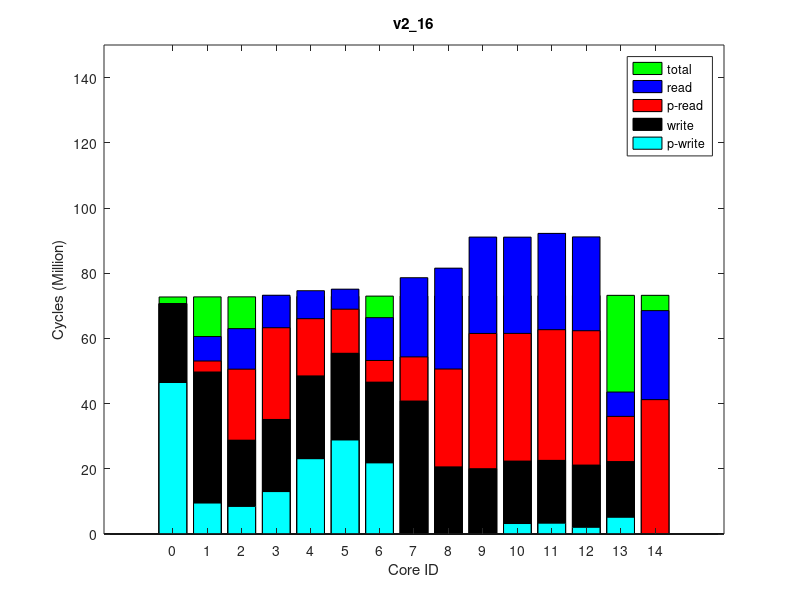

MATLAB code to generate this figure:
times(1, :, :) = [
0, 72892632, 0
3368545, 72922654, 0
21783923, 72938675, 0
28143385, 72976804, 0
17563871, 73035329, 0
13533144, 73094175, 0
6645834, 73163077, 0
13545463, 73182587, 0
30014299, 73193828, 0
41479829, 73208088, 0
39169924, 73247096, 0
40086627, 73300162, 0
41212623, 73353620, 0
13296387, 73407282, 0
40368869, 73411739, 0
];
times(2, :, :) = [
0, 72890427, 0
3369059, 72919949, 0
21783059, 72935955, 0
28133884, 72974459, 0
17551969, 73032964, 0
13521945, 73091743, 0
6643995, 73160660, 0
13541749, 73180172, 0
30010563, 73191413, 0
41477169, 73205663, 0
39166962, 73243998, 0
40082720, 73296496, 0
41206013, 73349273, 0
13913774, 73402860, 0
41306229, 73407318, 0
];
times(3, :, :) = [
0, 72891947, 0
3368485, 72921676, 0
21783425, 72937691, 0
28137440, 72975656, 0
17557515, 73034192, 0
13526135, 73093008, 0
6645413, 73161899, 0
13543295, 73181414, 0
30012599, 73192670, 0
41478484, 73206972, 0
39167828, 73245569, 0
40084945, 73297726, 0
41207291, 73350475, 0
13914711, 73404039, 0
41307773, 73408511, 0
];
times(4, :, :) = [
0, 72893971, 0
3369503, 72923518, 0
21783099, 72939532, 0
28126843, 72977568, 0
17545058, 73036176, 0
13516966, 73094993, 0
6646543, 73163819, 0
13545276, 73183336, 0
30014527, 73194572, 0
41480756, 73208845, 0
39170220, 73247092, 0
40086386, 73299692, 0
41209260, 73352404, 0
13915998, 73405989, 0
41309726, 73410451, 0
];
times(5, :, :) = [
0, 72896588, 0
3367500, 72926064, 0
21781495, 72942077, 0
28137895, 72980146, 0
17558306, 73038708, 0
13532036, 73097511, 0
6647984, 73166396, 0
13547309, 73185919, 0
30017634, 73197158, 0
41483147, 73211425, 0
39173160, 73249789, 0
40088659, 73302249, 0
41211608, 73354959, 0
13918932, 73408540, 0
41312092, 73413000, 0
];
times(6, :, :) = [
0, 72893844, 0
3365398, 72923632, 0
21784046, 72939646, 0
28133968, 72978031, 0
17551696, 73036510, 0
13520776, 73095315, 0
6645160, 73164183, 0
13544954, 73183704, 0
30014512, 73194956, 0
41481379, 73209247, 0
39170701, 73247144, 0
40085032, 73300076, 0
41207068, 73352811, 0
13917362, 73406399, 0
41310113, 73410861, 0
];
times(7, :, :) = [
0, 72891972, 0
3367751, 72922027, 0
21784615, 72938054, 0
28129669, 72975968, 0
17548673, 73034528, 0
13518664, 73093307, 0
6645392, 73162182, 0
13543246, 73181699, 0
30013654, 73192951, 0
41479465, 73207232, 0
39168982, 73245539, 0
40084506, 73298039, 0
41207250, 73350805, 0
13914926, 73404395, 0
41308096, 73408868, 0
];
times(8, :, :) = [
0, 72893280, 0
3366483, 72922399, 0
21784023, 72938406, 0
28125695, 72977415, 0
17543925, 73035582, 0
13514643, 73094489, 0
6645596, 73163373, 0
13544321, 73182890, 0
30015007, 73194147, 0
41480575, 73208422, 0
39169540, 73246766, 0
40086586, 73299264, 0
41208703, 73351944, 0
13915698, 73405553, 0
41309079, 73410014, 0
];
times(9, :, :) = [
0, 72890620, 0
3367070, 72920659, 0
21785133, 72936665, 0
28135978, 72974379, 0
17554124, 73032930, 0
13522078, 73091800, 0
6643286, 73160714, 0
13542530, 73180200, 0
30011699, 73191449, 0
41477836, 73205714, 0
39166695, 73244071, 0
40083364, 73296591, 0
41206157, 73349384, 0
13913564, 73402975, 0
41306925, 73407432, 0
];
times(10, :, :) = [
0, 72892539, 0
3368430, 72921708, 0
21784835, 72938113, 0
28147416, 72976575, 0
17567327, 73035120, 0
13535540, 73093946, 0
6646470, 73162826, 0
13544988, 73182342, 0
30013388, 73193591, 0
41479964, 73207861, 0
39168877, 73246179, 0
40085042, 73298576, 0
41208273, 73351404, 0
13916010, 73404976, 0
41308740, 73409429, 0
];
ave_times = round(squeeze(mean(times)));
format long g, ave_times
std_times = round(squeeze(std(times)));
format long g, std_times
polling_read_times = ave_times;
times(1, :, :) = [
46462169, 73129384, 0
9495795, 73158436, 0
8454088, 73174863, 0
13012600, 73212994, 0
23089619, 73271451, 0
28860385, 73330277, 0
21809889, 73398627, 0
0, 73417882, 0
0, 73428918, 0
3604, 73443955, 0
3215449, 73482524, 0
3312311, 73534425, 0
2047886, 73586590, 0
5637958, 73638728, 0
0, 73642940, 0
];
times(2, :, :) = [
46470378, 73137580, 0
9503691, 73166693, 0
8455607, 73183077, 0
13011503, 73220986, 0
23090341, 73280105, 0
28839848, 73338367, 0
21815927, 73406705, 0
0, 73425952, 0
0, 73437014, 0
3582, 73452036, 0
3215098, 73489950, 0
3309986, 73541500, 0
2045315, 73593324, 0
5067936, 73645332, 0
0, 73649556, 0
];
times(3, :, :) = [
46492215, 73159275, 0
9522802, 73189791, 0
8477176, 73206200, 0
13032982, 73243983, 0
23113171, 73302618, 0
28851400, 73360908, 0
21817158, 73429282, 0
0, 73448551, 0
0, 73459590, 0
3584, 73474630, 0
3215073, 73512672, 0
3309801, 73563770, 0
2045832, 73615714, 0
5066898, 73667722, 0
0, 73671940, 0
];
times(4, :, :) = [
46457933, 73125098, 0
9489593, 73154026, 0
8444778, 73170436, 0
13004486, 73208405, 0
23085181, 73266934, 0
28851652, 73325825, 0
21823078, 73394186, 0
0, 73413454, 0
0, 73424503, 0
3556, 73439508, 0
3215032, 73477354, 0
3310324, 73528784, 0
2042840, 73580021, 0
5068092, 73632032, 0
0, 73636248, 0
];
times(5, :, :) = [
46481239, 73149084, 0
9512941, 73178559, 0
8469413, 73195003, 0
13024387, 73232482, 0
23117130, 73292119, 0
28814891, 73350396, 0
21819294, 73418754, 0
0, 73437996, 0
0, 73449054, 0
3589, 73464082, 0
3215188, 73501811, 0
3310518, 73553401, 0
2044271, 73605193, 0
5067038, 73657196, 0
0, 73661419, 0
];
times(6, :, :) = [
46468054, 73135596, 0
9488910, 73165020, 0
8445290, 73181432, 0
13004105, 73219880, 0
23099554, 73278135, 0
28830525, 73336414, 0
21811252, 73404731, 0
0, 73424001, 0
0, 73435061, 0
3581, 73450096, 0
3215061, 73487990, 0
3310098, 73539056, 0
2043952, 73591169, 0
5067737, 73643164, 0
0, 73647383, 0
];
times(7, :, :) = [
46481465, 73148753, 0
9502040, 73177729, 0
8455627, 73194149, 0
13014232, 73232047, 0
23088418, 73290000, 0
28908144, 73348247, 0
21810753, 73416644, 0
0, 73435919, 0
0, 73446971, 0
3554, 73461980, 0
3214789, 73499740, 0
3309987, 73550889, 0
2044731, 73602695, 0
5066932, 73654707, 0
0, 73658900, 0
];
times(8, :, :) = [
46483530, 73150844, 0
9506800, 73180250, 0
8463485, 73196665, 0
13023865, 73235573, 0
23114740, 73294431, 0
28827914, 73352733, 0
21820098, 73421079, 0
0, 73440324, 0
0, 73451359, 0
3573, 73466383, 0
3214951, 73504275, 0
3309899, 73555518, 0
2046176, 73607313, 0
5067135, 73659316, 0
0, 73663536, 0
];
times(9, :, :) = [
46467954, 73135226, 0
9496001, 73165586, 0
8452976, 73182004, 0
13004522, 73219456, 0
23095434, 73278265, 0
28801549, 73336578, 0
21822802, 73404935, 0
0, 73424181, 0
0, 73435226, 0
3591, 73450257, 0
3215346, 73488383, 0
3310417, 73539855, 0
2044829, 73591705, 0
5066864, 73643714, 0
0, 73647928, 0
];
times(10, :, :) = [
46450672, 73118141, 0
9473780, 73147477, 0
8429282, 73163909, 0
12988532, 73202128, 0
23074322, 73260905, 0
28839911, 73319175, 0
21816473, 73387539, 0
0, 73406778, 0
0, 73417829, 0
3573, 73432865, 0
3214892, 73470754, 0
3310683, 73522482, 0
2043761, 73574285, 0
5067008, 73626284, 0
0, 73630508, 0
];
ave_times = round(squeeze(mean(times)));
format long g, ave_times
std_times = round(squeeze(std(times)));
format long g, std_times
polling_write_times = ave_times;
times(1, :, :) = [
0, 100895920, 0
10879271, 100947195, 64000
34203246, 100964285, 128000
38083959, 101022385, 64000
26122896, 101106607, 64000
19674479, 101192336, 64000
19775900, 101284349, 128000
37815050, 101309081, 64000
60926908, 101322996, 128000
71016007, 101337077, 64000
68668095, 101400007, 64000
69596536, 101483713, 64000
69962430, 101567824, 64000
20899556, 101651621, 128000
67863415, 101659078, 250000
];
times(2, :, :) = [
0, 100944752, 0
10878547, 100998356, 64000
34227585, 101015457, 128000
38105208, 101074047, 64000
26120813, 101159564, 64000
19663544, 101242126, 64000
19789118, 101336738, 128000
37854475, 101359859, 64000
60977494, 101373785, 128000
71066958, 101387875, 64000
68718446, 101451615, 64000
69647160, 101534522, 64000
70017077, 101618152, 64000
21388608, 101701884, 128000
68613425, 101709340, 250000
];
times(3, :, :) = [
0, 100944885, 0
10877121, 100996415, 64000
34223437, 101013497, 128000
38108652, 101076442, 64000
26126621, 101158786, 64000
19660367, 101242841, 64000
19793095, 101335172, 128000
37849920, 101359896, 64000
60977302, 101373804, 128000
71066943, 101387898, 64000
68718529, 101450488, 64000
69647392, 101533441, 64000
70017440, 101617065, 64000
21389776, 101700782, 128000
68613100, 101708222, 250000
];
times(4, :, :) = [
0, 100871349, 0
10879037, 100924833, 64000
34220995, 100941902, 128000
38097387, 101001766, 64000
26131857, 101083855, 64000
19660495, 101168436, 64000
19780409, 101260449, 128000
37793076, 101285177, 64000
60903081, 101299099, 128000
70992564, 101313198, 64000
68644045, 101375184, 64000
69572390, 101458610, 64000
69941358, 101542612, 64000
21313816, 101626352, 128000
68538222, 101633797, 250000
];
times(5, :, :) = [
0, 100892585, 0
10878354, 100944659, 64000
34230234, 100961734, 128000
38113011, 101022689, 64000
26141273, 101105397, 64000
19666023, 101191133, 64000
19783417, 101283483, 128000
37826463, 101308210, 64000
60925739, 101322121, 128000
71014949, 101336220, 64000
68666997, 101398792, 64000
69595537, 101481802, 64000
69964719, 101565484, 64000
21336745, 101649220, 128000
68561008, 101656667, 250000
];
times(6, :, :) = [
0, 100926408, 0
10878139, 100977713, 64000
34215776, 100994765, 128000
38100763, 101055069, 64000
26145887, 101138966, 64000
19687873, 101223506, 64000
19783560, 101315494, 128000
37835081, 101340220, 64000
60957541, 101354130, 128000
71047124, 101368212, 64000
68699079, 101430051, 64000
69627474, 101513687, 64000
69997100, 101597304, 64000
21368159, 101681025, 128000
68593048, 101688467, 250000
];
times(7, :, :) = [
0, 100966261, 0
10878643, 101016948, 64000
34235312, 101034013, 128000
38118362, 101094597, 64000
26141477, 101178468, 64000
19665312, 101261067, 64000
19789743, 101354360, 128000
37848975, 101377466, 64000
60995186, 101391382, 128000
71084373, 101405479, 64000
68736263, 101470667, 64000
69664514, 101554262, 64000
70034275, 101637877, 64000
21409140, 101721608, 128000
68633262, 101729037, 250000
];
times(8, :, :) = [
0, 100931927, 0
10879702, 100986738, 64000
34219386, 101003825, 128000
38104677, 101065898, 64000
26163996, 101150994, 64000
19691937, 101232914, 64000
19784853, 101323292, 128000
37837718, 101346401, 64000
60963182, 101360331, 128000
71053335, 101374420, 64000
68705251, 101440373, 64000
69634084, 101523323, 64000
70002281, 101607259, 64000
21379520, 101690998, 128000
68603348, 101698489, 250000
];
times(9, :, :) = [
0, 100929079, 0
10878864, 100984146, 64000
34213628, 101001232, 128000
38098879, 101063355, 64000
26138174, 101147610, 64000
19668942, 101231540, 64000
19778495, 101323943, 128000
37851390, 101348675, 64000
60966267, 101362593, 128000
71055975, 101376731, 64000
68707804, 101439085, 64000
69636466, 101523522, 64000
70004242, 101607181, 64000
21377835, 101690906, 128000
68602907, 101698356, 250000
];
times(10, :, :) = [
0, 100936783, 0
10878991, 100988029, 64000
34226202, 101005093, 128000
38111562, 101065352, 64000
26136720, 101149210, 64000
19669403, 101232029, 64000
19802892, 101324033, 128000
37856105, 101348759, 64000
60965944, 101362688, 128000
71055804, 101376788, 64000
68707667, 101439582, 64000
69636170, 101522392, 64000
70005390, 101606005, 64000
21377752, 101689736, 128000
68601876, 101697185, 250000
];
ave_times = round(squeeze(mean(times)));
format long g, ave_times
std_times = round(squeeze(std(times)));
format long g, std_times
read_times = ave_times;
times(1, :, :) = [
0, 72703914, 0
0, 72733839, 0
0, 72749938, 0
0, 72786908, 0
0, 72845264, 0
0, 72903243, 0
0, 72971339, 0
0, 72990733, 0
0, 73001821, 0
0, 73016050, 0
0, 73053003, 0
0, 73104939, 0
0, 73156573, 0
0, 73208150, 0
0, 73212401, 0
];
times(2, :, :) = [
0, 72712368, 0
0, 72740518, 0
0, 72756649, 0
0, 72794422, 0
0, 72853011, 0
0, 72911315, 0
0, 72979392, 0
0, 72998820, 0
0, 73009911, 0
0, 73024142, 0
0, 73059767, 0
0, 73110466, 0
0, 73161564, 0
0, 73213002, 0
0, 73217225, 0
];
times(3, :, :) = [
0, 72723495, 0
0, 72752521, 0
0, 72768635, 0
0, 72806103, 0
0, 72865207, 0
0, 72923072, 0
0, 72991137, 0
0, 73010532, 0
0, 73021617, 0
0, 73035857, 0
0, 73072092, 0
0, 73122850, 0
0, 73173550, 0
0, 73225006, 0
0, 73229240, 0
];
times(4, :, :) = [
0, 72720681, 0
0, 72751119, 0
0, 72767263, 0
0, 72805421, 0
0, 72864394, 0
0, 72922708, 0
0, 72990775, 0
0, 73010159, 0
0, 73021239, 0
0, 73035470, 0
0, 73071612, 0
0, 73121870, 0
0, 73172650, 0
0, 73224099, 0
0, 73228327, 0
];
times(5, :, :) = [
0, 72704885, 0
0, 72735380, 0
0, 72751485, 0
0, 72788436, 0
0, 72846669, 0
0, 72904957, 0
0, 72973023, 0
0, 72992434, 0
0, 73003512, 0
0, 73017726, 0
0, 73053613, 0
0, 73104205, 0
0, 73155588, 0
0, 73207033, 0
0, 73211257, 0
];
times(6, :, :) = [
0, 72704338, 0
0, 72733568, 0
0, 72749382, 0
0, 72786850, 0
0, 72845558, 0
0, 72903543, 0
0, 72971619, 0
0, 72991017, 0
0, 73002089, 0
0, 73016303, 0
0, 73051852, 0
0, 73102893, 0
0, 73153694, 0
0, 73205124, 0
0, 73209348, 0
];
times(7, :, :) = [
0, 72709754, 0
0, 72739970, 0
0, 72755786, 0
0, 72793832, 0
0, 72852088, 0
0, 72910310, 0
0, 72978394, 0
0, 72997807, 0
0, 73008882, 0
0, 73023107, 0
0, 73058947, 0
0, 73110148, 0
0, 73161267, 0
0, 73212718, 0
0, 73216929, 0
];
times(8, :, :) = [
0, 72696901, 0
0, 72728073, 0
0, 72744180, 0
0, 72781514, 0
0, 72840705, 0
0, 72899034, 0
0, 72967113, 0
0, 72986509, 0
0, 72997588, 0
0, 73011819, 0
0, 73047972, 0
0, 73098798, 0
0, 73150283, 0
0, 73201739, 0
0, 73205959, 0
];
times(9, :, :) = [
0, 72715532, 0
0, 72746282, 0
0, 72762093, 0
0, 72800049, 0
0, 72858385, 0
0, 72916648, 0
0, 72984724, 0
0, 73004106, 0
0, 73015170, 0
0, 73029412, 0
0, 73065615, 0
0, 73116140, 0
0, 73166913, 0
0, 73218357, 0
0, 73222561, 0
];
times(10, :, :) = [
0, 72690016, 0
0, 72721236, 0
0, 72737052, 0
0, 72773868, 0
0, 72832531, 0
0, 72890804, 0
0, 72958884, 0
0, 72978291, 0
0, 72989357, 0
0, 73003585, 0
0, 73039722, 0
0, 73090012, 0
0, 73140768, 0
0, 73192217, 0
0, 73196439, 0
];
ave_times = round(squeeze(mean(times)));
format long g, ave_times
std_times = round(squeeze(std(times)));
format long g, std_times
total_times = ave_times;
times(1, :, :) = [
70667156, 83691484, 64000
49687963, 83723573, 128000
28770855, 83740674, 64000
35128637, 83786184, 64000
48480780, 83853445, 64000
55429844, 83919838, 64000
46576605, 84000294, 64000
40783624, 84023172, 128000
20591143, 84035830, 64000
20038104, 84051508, 64000
22364238, 84085955, 64000
22585968, 84138451, 64000
21143834, 84192016, 64000
22219213, 84246813, 64000
0, 84251036, 0
];
times(2, :, :) = [
70673707, 83698054, 64000
49694896, 83730390, 128000
28770877, 83747507, 64000
35128905, 83793144, 64000
48489360, 83860183, 64000
55417612, 83927188, 64000
46583389, 84007729, 64000
40783506, 84030579, 128000
20591279, 84043228, 64000
20038182, 84058927, 64000
22364066, 84093354, 64000
22586161, 84147070, 64000
21142429, 84200183, 64000
22224360, 84253691, 64000
0, 84257901, 0
];
times(3, :, :) = [
70670220, 83694567, 64000
49689239, 83726723, 128000
28768033, 83743817, 64000
35128491, 83789621, 64000
48488969, 83855601, 64000
55422531, 83922281, 64000
46585306, 84002782, 64000
40783688, 84025648, 128000
20591671, 84038301, 64000
20037784, 84053986, 64000
22363853, 84088437, 64000
22585914, 84142462, 64000
21142112, 84195523, 64000
22224861, 84249027, 64000
0, 84253266, 0
];
times(4, :, :) = [
70673384, 83698003, 64000
49694194, 83729026, 128000
28776419, 83746144, 64000
35135125, 83791861, 64000
48505375, 83858867, 64000
55456110, 83925255, 64000
46585178, 84005768, 64000
40784110, 84028608, 128000
20592244, 84041268, 64000
20038139, 84056976, 64000
22364050, 84091404, 64000
22586188, 84145437, 64000
21142818, 84198544, 64000
22224611, 84252050, 64000
0, 84256286, 0
];
times(5, :, :) = [
70681677, 83706024, 64000
49702032, 83737501, 128000
28789680, 83754599, 64000
35147405, 83800212, 64000
48500569, 83867802, 64000
55440635, 83934438, 64000
46590544, 84014932, 64000
40783232, 84037778, 128000
20591164, 84050430, 64000
20037971, 84066100, 64000
22364401, 84100569, 64000
22585733, 84154317, 64000
21142143, 84207284, 64000
22224406, 84260783, 64000
0, 84265005, 0
];
times(6, :, :) = [
70664112, 83688437, 64000
49686443, 83720199, 128000
28770036, 83737300, 64000
35127415, 83782727, 64000
48487592, 83849743, 64000
55395353, 83916409, 64000
46573895, 83996898, 64000
40783214, 84019740, 128000
20591402, 84032395, 64000
20037977, 84048059, 64000
22363966, 84082519, 64000
22585747, 84136270, 64000
21142311, 84189377, 64000
22224467, 84242887, 64000
0, 84247101, 0
];
times(7, :, :) = [
70677470, 83701817, 64000
49697656, 83733648, 128000
28784217, 83750744, 64000
35141878, 83795804, 64000
48500541, 83862873, 64000
55456517, 83929533, 64000
46590814, 84010043, 64000
40783424, 84032891, 128000
20590868, 84045553, 64000
20038292, 84061228, 64000
22364172, 84095664, 64000
22585796, 84149464, 64000
21142791, 84202571, 64000
22224483, 84256076, 64000
0, 84260287, 0
];
times(8, :, :) = [
70681343, 83705988, 64000
49703613, 83736979, 128000
28789653, 83754101, 64000
35148273, 83800576, 64000
48509043, 83867416, 64000
55425358, 83934056, 64000
46580147, 84014584, 64000
40783844, 84037428, 128000
20591456, 84050079, 64000
20037974, 84065759, 64000
22364708, 84100213, 64000
22586152, 84153987, 64000
21142642, 84207036, 64000
22224296, 84260521, 64000
0, 84264748, 0
];
times(9, :, :) = [
70673738, 83698057, 64000
49694570, 83729171, 128000
28780778, 83746267, 64000
35139450, 83792257, 64000
48497747, 83859519, 64000
55426327, 83925906, 64000
46571493, 84006393, 64000
40784316, 84029239, 128000
20591403, 84041894, 64000
20037998, 84057566, 64000
22364320, 84092001, 64000
22585758, 84146033, 64000
21142213, 84199073, 64000
22224487, 84252575, 64000
0, 84256804, 0
];
times(10, :, :) = [
70682018, 83706642, 64000
49702755, 83738573, 128000
28781027, 83755674, 64000
35140599, 83801713, 64000
48486236, 83868936, 64000
55473172, 83935338, 64000
46581267, 84015826, 64000
40784586, 84038685, 128000
20591568, 84051343, 64000
20038187, 84067025, 64000
22364323, 84101464, 64000
22586067, 84155190, 64000
21142715, 84208289, 64000
22224081, 84261795, 64000
0, 84266018, 0
];
ave_times = round(squeeze(mean(times)));
format long g, ave_times
std_times = round(squeeze(std(times)));
format long g, std_times
write_times = ave_times;
mytitle = 'v2\_16';
% order = [1 2 3 4 8 7 6 5 9 10 11 12 15 14 13];
order = 1:15;

total_times = total_times(:, 2)(order);

read_times = read_times(:, 1)(order);
write_times = write_times(:, 1)(order);

polling_read_times = polling_read_times(:, 1)(order);
polling_write_times = polling_write_times(:, 1)(order);

total_times /= 1000000;

read_times /= 1000000;
write_times /= 1000000;

polling_read_times /= 1000000;
polling_write_times /= 1000000;

% laying read on top of write
read_times += write_times;
polling_read_times += write_times;

figure(1);
clf()
% set(gcf, 'Position', get(0,'Screensize'));
% set(gcf,'units','normalized','outerposition',[0 0 1 1])
bar(0:14, total_times,'g');
hold on;
bar(0:14, read_times,'b');
bar(0:14, polling_read_times,'r');
bar(0:14, write_times,'k');
bar(0:14, polling_write_times,'c');
hold off

axis([-2 16 0 150])
% axis([-1 15])
set(gca,'XTick',0:14);
% set(gca,'xticklabel',{ '0'; '1'; '2'; '3'; '7'; '6'; '5'; '4'; '8'; '9'; '10'; '11'; '15'; '14'; '13' })

xlabel('Core ID')
ylabel('Cycles (Million)')

legend('total', 'read', 'p-read', 'write', 'p-write')
title(mytitle)
print(1, strcat(mytitle, '.png'))
